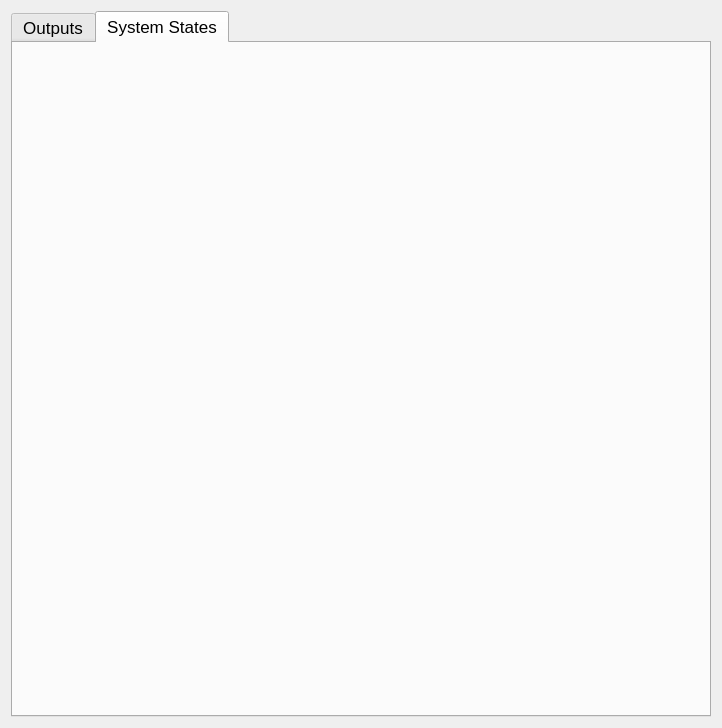
<?xml version="1.0" encoding="UTF-8"?>
<ui version="4.0">
 <class>ReadShmDialog</class>
 <widget class="QWidget" name="ReadShmDialog">
  <property name="geometry">
   <rect>
    <x>0</x>
    <y>0</y>
    <width>722</width>
    <height>728</height>
   </rect>
  </property>
  <property name="font">
   <font>
    <pointsize>13</pointsize>
   </font>
  </property>
  <property name="windowTitle">
   <string>ReadFromSharedMem</string>
  </property>
  <property name="styleSheet">
   <string notr="true"/>
  </property>
  <layout class="QGridLayout" name="gridLayout_3">
   <item row="0" column="0">
    <layout class="QVBoxLayout" name="verticalLayout_main">
     <item>
      <widget class="QTabWidget" name="tabWidget_7">
       <property name="currentIndex">
        <number>1</number>
       </property>
       <widget class="QWidget" name="tab_4">
        <attribute name="title">
         <string>Outputs</string>
        </attribute>
        <layout class="QGridLayout" name="gridLayout">
         <item row="0" column="0">
          <layout class="QVBoxLayout" name="verticalLayout">
           <item>
            <widget class="QTabWidget" name="tabWidget_ccu_out">
             <property name="font">
              <font>
               <pointsize>13</pointsize>
              </font>
             </property>
             <property name="styleSheet">
              <string notr="true"/>
             </property>
             <property name="currentIndex">
              <number>0</number>
             </property>
             <widget class="QWidget" name="tab_1">
              <attribute name="title">
               <string>ska_ccu_vh_riom_mvb1_d_outputs</string>
              </attribute>
              <layout class="QVBoxLayout" name="verticalLayout_3">
               <item>
                <widget class="QTabWidget" name="tabWidget">
                 <property name="currentIndex">
                  <number>0</number>
                 </property>
                 <widget class="QWidget" name="tab_8">
                  <attribute name="title">
                   <string>SKA1</string>
                  </attribute>
                  <layout class="QGridLayout" name="gridLayout_9">
                   <item row="0" column="0">
                    <layout class="QVBoxLayout" name="verticalLayout_ska1_ccu_vh_riom_mvb1_d_outputs"/>
                   </item>
                  </layout>
                 </widget>
                 <widget class="QWidget" name="tab_9">
                  <attribute name="title">
                   <string>SKA2</string>
                  </attribute>
                  <layout class="QGridLayout" name="gridLayout_10">
                   <item row="0" column="0">
                    <layout class="QVBoxLayout" name="verticalLayout_ska2_ccu_vh_riom_mvb1_d_outputs"/>
                   </item>
                  </layout>
                 </widget>
                </widget>
               </item>
              </layout>
             </widget>
             <widget class="QWidget" name="tab_2">
              <attribute name="title">
               <string>ska_ccu_vh_riom_mvb2_dcu_hvac_dcu</string>
              </attribute>
              <layout class="QGridLayout" name="gridLayout_2">
               <item row="0" column="0">
                <widget class="QTabWidget" name="tabWidget_2">
                 <property name="currentIndex">
                  <number>0</number>
                 </property>
                 <widget class="QWidget" name="tab_10">
                  <attribute name="title">
                   <string>SKA1</string>
                  </attribute>
                  <layout class="QGridLayout" name="gridLayout_11">
                   <item row="0" column="0">
                    <layout class="QVBoxLayout" name="verticalLayout_ska1_ccu_vh_riom_mvb2_dcu"/>
                   </item>
                  </layout>
                 </widget>
                 <widget class="QWidget" name="tab_11">
                  <attribute name="title">
                   <string>SKA2</string>
                  </attribute>
                  <layout class="QGridLayout" name="gridLayout_12">
                   <item row="0" column="0">
                    <layout class="QVBoxLayout" name="verticalLayout_ska2_ccu_vh_riom_mvb2_dcu"/>
                   </item>
                  </layout>
                 </widget>
                </widget>
               </item>
              </layout>
             </widget>
             <widget class="QWidget" name="tab_3">
              <attribute name="title">
               <string>ska_ccu_dd_riom_mvb1_d_outputs</string>
              </attribute>
              <widget class="QTabWidget" name="tabWidget_3">
               <property name="geometry">
                <rect>
                 <x>70</x>
                 <y>40</y>
                 <width>281</width>
                 <height>311</height>
                </rect>
               </property>
               <property name="currentIndex">
                <number>1</number>
               </property>
               <widget class="QWidget" name="tab_12">
                <attribute name="title">
                 <string>SKA1</string>
                </attribute>
                <layout class="QGridLayout" name="gridLayout_13">
                 <item row="0" column="0">
                  <layout class="QVBoxLayout" name="verticalLayout_ska1_ccu_dd_riom_mvb1_d_outputs"/>
                 </item>
                </layout>
               </widget>
               <widget class="QWidget" name="tab_13">
                <attribute name="title">
                 <string>SKA2</string>
                </attribute>
                <layout class="QGridLayout" name="gridLayout_14">
                 <item row="0" column="0">
                  <layout class="QVBoxLayout" name="verticalLayout_ska2_ccu_dd_riom_mvb1_d_outputs"/>
                 </item>
                </layout>
               </widget>
              </widget>
             </widget>
             <widget class="QWidget" name="OA1">
              <attribute name="title">
               <string>oa_ccu_vh_riom_mvb1_d_outputs</string>
              </attribute>
              <layout class="QGridLayout" name="gridLayout_4">
               <item row="0" column="0">
                <widget class="QTabWidget" name="tabWidget_4">
                 <property name="currentIndex">
                  <number>0</number>
                 </property>
                 <widget class="QWidget" name="tab_14">
                  <attribute name="title">
                   <string>OA1</string>
                  </attribute>
                  <layout class="QGridLayout" name="gridLayout_15">
                   <item row="0" column="0">
                    <layout class="QVBoxLayout" name="verticalLayout_oa1_ccu_vh_riom_mvb1_d_outputs"/>
                   </item>
                  </layout>
                 </widget>
                 <widget class="QWidget" name="tab_15">
                  <attribute name="title">
                   <string>OA2</string>
                  </attribute>
                  <layout class="QGridLayout" name="gridLayout_16">
                   <item row="0" column="0">
                    <layout class="QVBoxLayout" name="verticalLayout_oa2_ccu_vh_riom_mvb1_d_outputs"/>
                   </item>
                  </layout>
                 </widget>
                </widget>
               </item>
              </layout>
             </widget>
             <widget class="QWidget" name="tab_5">
              <attribute name="title">
               <string>oa_ccu_vh_riom_mvb2_dcu_hvac_dcu</string>
              </attribute>
              <layout class="QGridLayout" name="gridLayout_5">
               <item row="0" column="0">
                <widget class="QTabWidget" name="tabWidget_5">
                 <property name="currentIndex">
                  <number>0</number>
                 </property>
                 <widget class="QWidget" name="tab_16">
                  <attribute name="title">
                   <string>OA1</string>
                  </attribute>
                  <layout class="QGridLayout" name="gridLayout_17">
                   <item row="0" column="0">
                    <layout class="QVBoxLayout" name="verticalLayout_oa1_ccu_vh_riom_mvb2_dcu"/>
                   </item>
                  </layout>
                 </widget>
                 <widget class="QWidget" name="tab_17">
                  <attribute name="title">
                   <string>OA2</string>
                  </attribute>
                  <layout class="QGridLayout" name="gridLayout_18">
                   <item row="0" column="0">
                    <layout class="QVBoxLayout" name="verticalLayout_oa2_ccu_vh_riom_mvb2_dcu"/>
                   </item>
                  </layout>
                 </widget>
                </widget>
               </item>
              </layout>
             </widget>
             <widget class="QWidget" name="tab">
              <attribute name="title">
               <string>ccu_to_oa_etcs</string>
              </attribute>
              <layout class="QGridLayout" name="gridLayout_6">
               <item row="0" column="0">
                <widget class="QTabWidget" name="tabWidget_6">
                 <property name="currentIndex">
                  <number>0</number>
                 </property>
                 <widget class="QWidget" name="tab_18">
                  <attribute name="title">
                   <string>Tab 1</string>
                  </attribute>
                  <layout class="QGridLayout" name="gridLayout_19">
                   <item row="0" column="0">
                    <layout class="QVBoxLayout" name="verticalLayout_ccu_to_oa1_etcs"/>
                   </item>
                  </layout>
                 </widget>
                 <widget class="QWidget" name="tab_19">
                  <attribute name="title">
                   <string>Tab 2</string>
                  </attribute>
                  <layout class="QGridLayout" name="gridLayout_20">
                   <item row="0" column="0">
                    <layout class="QVBoxLayout" name="verticalLayout_ccu_to_oa2_etcs"/>
                   </item>
                  </layout>
                 </widget>
                </widget>
               </item>
              </layout>
             </widget>
             <widget class="QWidget" name="tab_6">
              <attribute name="title">
               <string>ska_ccu_global_out_mvb2</string>
              </attribute>
              <layout class="QGridLayout" name="gridLayout_7">
               <item row="0" column="0">
                <layout class="QVBoxLayout" name="verticalLayout_ska_ccu_global_out_mvb2"/>
               </item>
              </layout>
             </widget>
             <widget class="QWidget" name="tab_7">
              <attribute name="title">
               <string>ska_ccu_to_all_rioms_mvb2</string>
              </attribute>
              <layout class="QGridLayout" name="gridLayout_8">
               <item row="0" column="0">
                <layout class="QVBoxLayout" name="verticalLayout_ska_ccu_global_all_rioms_mvb2_fds"/>
               </item>
              </layout>
             </widget>
             <widget class="QWidget" name="tab_23">
              <attribute name="title">
               <string>ska_ccu_global_out_mvb1</string>
              </attribute>
              <layout class="QGridLayout" name="gridLayout_21">
               <item row="0" column="0">
                <layout class="QVBoxLayout" name="verticalLayout_ska_ccu_global_out_mvb1"/>
               </item>
              </layout>
             </widget>
             <widget class="QWidget" name="tab_24">
              <attribute name="title">
               <string>ska_ccu_to_all_rioms_mvb1</string>
              </attribute>
              <layout class="QGridLayout" name="gridLayout_22">
               <item row="0" column="0">
                <layout class="QVBoxLayout" name="verticalLayout_ska_ccu_global_all_rioms_mvb1_dcu"/>
               </item>
              </layout>
             </widget>
             <widget class="QWidget" name="tab_25">
              <attribute name="title">
               <string>ccu_to_all_bcus</string>
              </attribute>
              <layout class="QGridLayout" name="gridLayout_23">
               <item row="0" column="0">
                <layout class="QVBoxLayout" name="verticalLayout_ccu_to_all_bcus"/>
               </item>
              </layout>
             </widget>
             <widget class="QWidget" name="tab_26">
              <attribute name="title">
               <string>ccu_to_all_etcs</string>
              </attribute>
              <layout class="QGridLayout" name="gridLayout_24">
               <item row="0" column="0">
                <layout class="QVBoxLayout" name="verticalLayout_ccu_to_all_etcs"/>
               </item>
              </layout>
             </widget>
             <widget class="QWidget" name="tab_21">
              <attribute name="title">
               <string>ccu_to_all_tcus</string>
              </attribute>
              <layout class="QGridLayout" name="gridLayout_33">
               <item row="0" column="0">
                <layout class="QVBoxLayout" name="verticalLayout_ccu_to_all_tcus"/>
               </item>
              </layout>
             </widget>
             <widget class="QWidget" name="tab_22">
              <attribute name="title">
               <string>ccu_to_all_apus</string>
              </attribute>
              <layout class="QGridLayout" name="gridLayout_34">
               <item row="0" column="0">
                <layout class="QVBoxLayout" name="verticalLayout_ccu_to_all_apus"/>
               </item>
              </layout>
             </widget>
             <widget class="QWidget" name="tab_27">
              <attribute name="title">
               <string>ccu_to_all_jrus_1</string>
              </attribute>
              <layout class="QGridLayout" name="gridLayout_25">
               <item row="0" column="0">
                <layout class="QVBoxLayout" name="verticalLayout_ccu_to_all_jrus_1"/>
               </item>
              </layout>
             </widget>
             <widget class="QWidget" name="tab_28">
              <attribute name="title">
               <string>ccu_to_all_jrus_2</string>
              </attribute>
              <layout class="QGridLayout" name="gridLayout_26">
               <item row="0" column="0">
                <layout class="QVBoxLayout" name="verticalLayout_ccu_to_all_jrus_2"/>
               </item>
              </layout>
             </widget>
             <widget class="QWidget" name="tab_29">
              <attribute name="title">
               <string>ccu_to_all_jrus_3</string>
              </attribute>
              <layout class="QGridLayout" name="gridLayout_27">
               <item row="0" column="0">
                <layout class="QVBoxLayout" name="verticalLayout_ccu_to_all_jrus_3"/>
               </item>
              </layout>
             </widget>
             <widget class="QWidget" name="tab_30">
              <attribute name="title">
               <string>ccu_to_all_jrus_4</string>
              </attribute>
              <layout class="QGridLayout" name="gridLayout_28">
               <item row="0" column="0">
                <layout class="QVBoxLayout" name="verticalLayout_ccu_to_all_jrus_4"/>
               </item>
              </layout>
             </widget>
             <widget class="QWidget" name="tab_31">
              <attribute name="title">
               <string>ccu_to_all_jrus_5</string>
              </attribute>
              <layout class="QGridLayout" name="gridLayout_29">
               <item row="0" column="0">
                <layout class="QVBoxLayout" name="verticalLayout_ccu_to_all_jrus_5"/>
               </item>
              </layout>
             </widget>
             <widget class="QWidget" name="tab_32">
              <attribute name="title">
               <string>ska_ccu_do_card</string>
              </attribute>
              <layout class="QGridLayout" name="gridLayout_30">
               <item row="0" column="0">
                <widget class="QTabWidget" name="tabWidget_9">
                 <property name="currentIndex">
                  <number>0</number>
                 </property>
                 <widget class="QWidget" name="tab_33">
                  <attribute name="title">
                   <string>SKA_1</string>
                  </attribute>
                  <layout class="QGridLayout" name="gridLayout_31">
                   <item row="0" column="0">
                    <layout class="QVBoxLayout" name="verticalLayout_ska1_ccu_do_card"/>
                   </item>
                  </layout>
                 </widget>
                 <widget class="QWidget" name="tab_34">
                  <attribute name="title">
                   <string>SKA_2</string>
                  </attribute>
                  <layout class="QGridLayout" name="gridLayout_32">
                   <item row="0" column="0">
                    <layout class="QVBoxLayout" name="verticalLayout_ska2_ccu_do_card"/>
                   </item>
                  </layout>
                 </widget>
                </widget>
               </item>
              </layout>
             </widget>
            </widget>
           </item>
          </layout>
         </item>
        </layout>
       </widget>
       <widget class="QWidget" name="tab_20">
        <attribute name="title">
         <string>System States</string>
        </attribute>
        <layout class="QVBoxLayout" name="verticalLayout_5">
         <item>
          <layout class="QVBoxLayout" name="system_states_verticalLayout"/>
         </item>
        </layout>
       </widget>
      </widget>
     </item>
    </layout>
   </item>
  </layout>
 </widget>
 <resources/>
 <connections/>
</ui>
